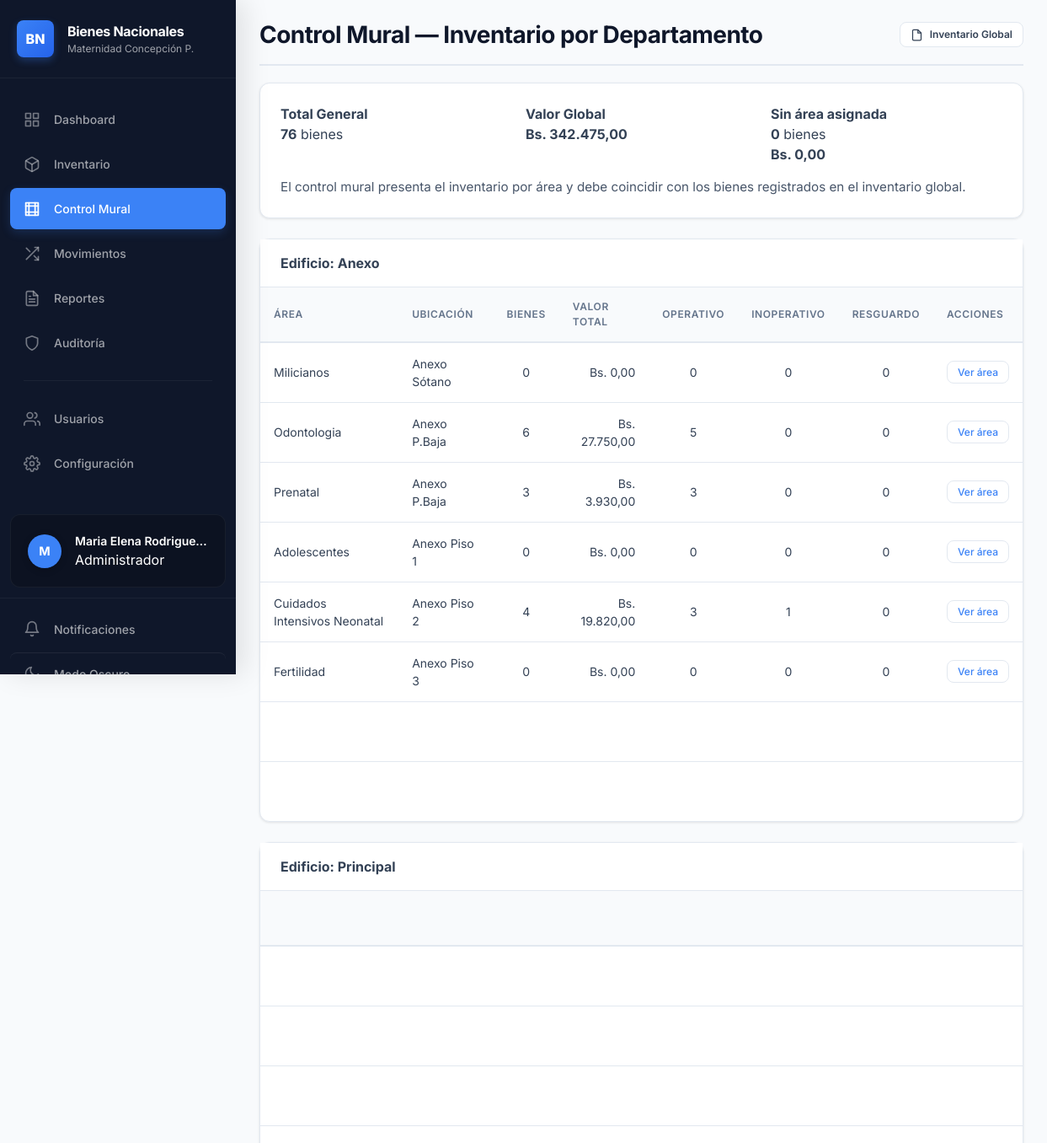
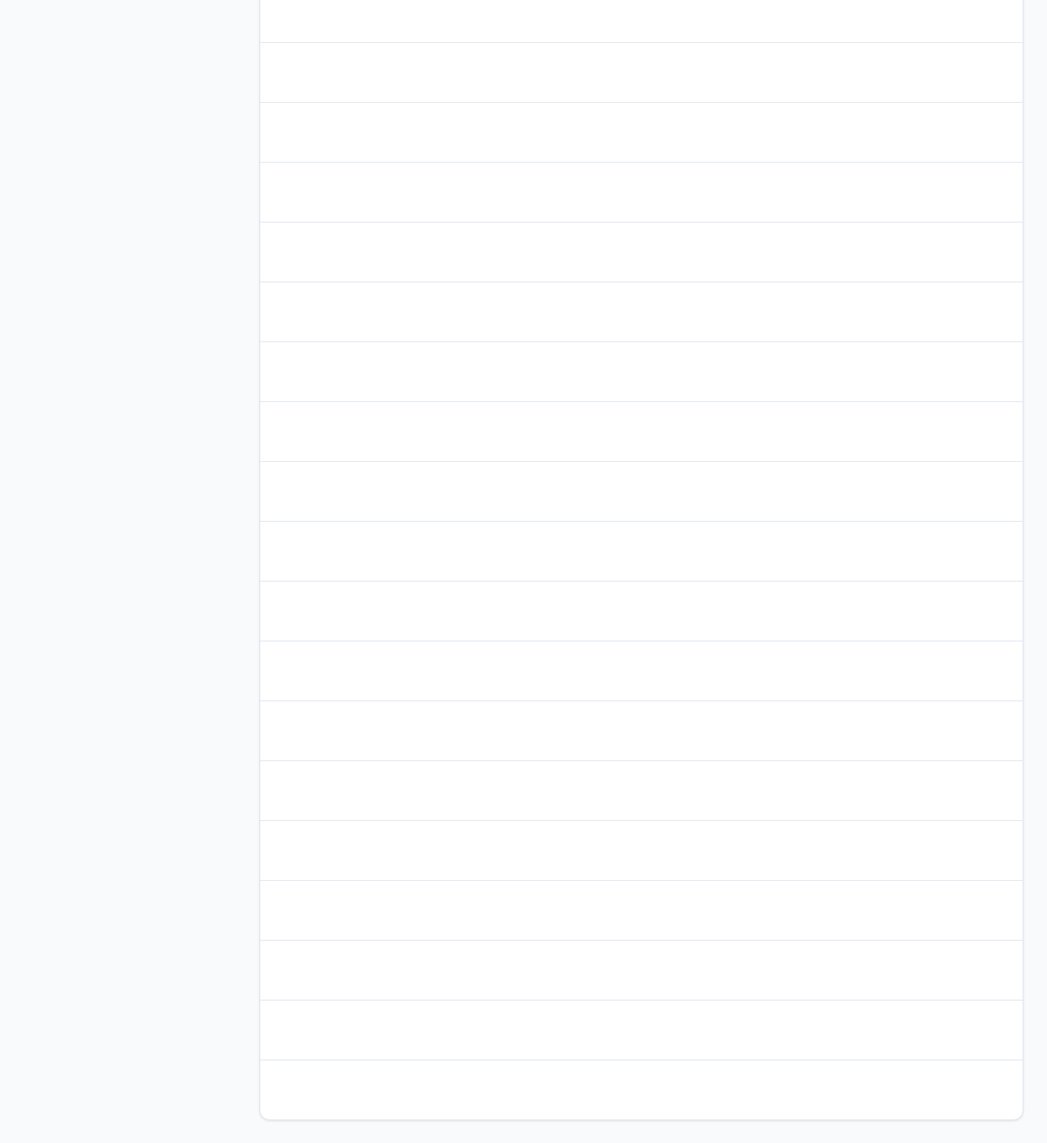
Page /public/inventario-mural (signed in) on the committed database (2 pictures, top to bottom).
### tables this page shows
CREATE TABLE `areas` (
  `id_area` int(11) NOT NULL,
  `nombre_area` varchar(100) NOT NULL,
  `descripcion` text DEFAULT NULL,
  `edificio` varchar(50) DEFAULT NULL,
  `piso` tinyint(4) DEFAULT NULL COMMENT '-1=Sótano, 0=Planta Baja, 1..N=Pisos',
  `responsable_id` int(11) DEFAULT NULL,
  `area_padre_id` int(11) DEFAULT NULL,
  `activa` tinyint(1) NOT NULL DEFAULT 1,
  `created_at` timestamp NOT NULL DEFAULT current_timestamp(),
  `updated_at` timestamp NOT NULL DEFAULT current_timestamp() ON UPDATE current_timestamp()
);

### app/views/inventario_mural/index.php (the view, shortened to what the rows shown need)
<main class="main-content">
    <div class="page-header">
        <h1>Control Mural — Inventario por Departamento</h1>
    </div>
    <?php if (empty($por_edificio)): ?>
        <div class="card">
            <div class="card-body">
                <p>No hay áreas registradas para mostrar el control mural.</p>
            </div>
        </div>
    <?php else: ?>
        <?php foreach ($por_edificio as $edificio => $areas): ?>
            <div class="card" style="margin-bottom:1.5rem;">
                <div class="card-header">
                    <h2 style="font-size:1rem; margin:0;">Edificio: <?= htmlspecialchars($edificio) ?></h2>
                </div>
                <div class="table-wrapper">
                    <table class="data-table">
                        <thead>
                            <tr>
                                <th>Área</th>
                                <th>Ubicación</th>
                                <th>Bienes</th>
                                <th>Valor Total</th>
                                <th>Operativo</th>
                                <th>Inoperativo</th>
                                <th>Resguardo</th>
                                <th>Acciones</th>
                            </tr>
                        </thead>
                        <tbody>
                            <?php foreach ($areas as $area): ?>
                            <tr>
                                <td><?= htmlspecialchars($area['nombre_area']) ?></td>
                                <td>
                                    <?= htmlspecialchars($area['edificio']) ?>
                                    <?= $area['piso'] == -1 ? 'Sótano' : ($area['piso'] == 0 ? 'P.Baja' : 'Piso ' . htmlspecialchars($area['piso'])) ?>
                                </td>
                                <td style="text-align:center;"><?= (int)$area['total_bienes'] ?></td>
                                <td style="text-align:right;">Bs. <?= number_format($area['valor_total'] ?? 0, 2, ',', '.') ?></td>
                                <td style="text-align:center;"><?= (int)$area['operativos'] ?></td>
                                <td style="text-align:center;"><?= (int)$area['inoperativos'] ?></td>
                                <td style="text-align:center;"><?= (int)$area['resguardo'] ?></td>
                                <td>
                                    <a href="<?= $base_url ?>/inventario-mural/<?= $area['id_area'] ?>" class="btn btn-sm btn-secondary">Ver área</a>
                                </td>
                            </tr>
                            <?php endforeach; ?>
                        </tbody>
                    </table>
                </div>
            </div>
        <?php endforeach; ?>
    <?php endif; ?>
</main>

### rows in the picture
areas: nombre_area "Milicianos", edificio "Anexo", piso "Sótano", total_bienes "0", valor_total "0,00", operativos "0", inoperativos "0", resguardo "0"
areas: nombre_area "Odontologia", edificio "Anexo", piso "P.Baja", total_bienes "6", valor_total "27.750,00", operativos "5", inoperativos "0", resguardo "0"
areas: nombre_area "Prenatal", edificio "Anexo", piso "P.Baja", total_bienes "3", valor_total "3.930,00", operativos "3", inoperativos "0", resguardo "0"
areas: nombre_area "Adolescentes", edificio "Anexo", piso "1", total_bienes "0", valor_total "0,00", operativos "0", inoperativos "0", resguardo "0"
areas: nombre_area "Cuidados Intensivos Neonatal", edificio "Anexo", piso "2", total_bienes "4", valor_total "19.820,00", operativos "3", inoperativos "1", resguardo "0"
areas: nombre_area "Fertilidad", edificio "Anexo", piso "3", total_bienes "0", valor_total "0,00", operativos "0", inoperativos "0", resguardo "0"
areas: edificio "Principal"

### other values in the picture
$inicial "M"
$_SESSION['nombre'] "Maria Elena Rodrigue…"
$rolLabel "Administrador"
$global['total_global'] "76"
$global['valor_global'] "342.475,00"
$sin_area['total'] "0"
$sin_area['valor'] "0,00"
$edificio "Anexo"
